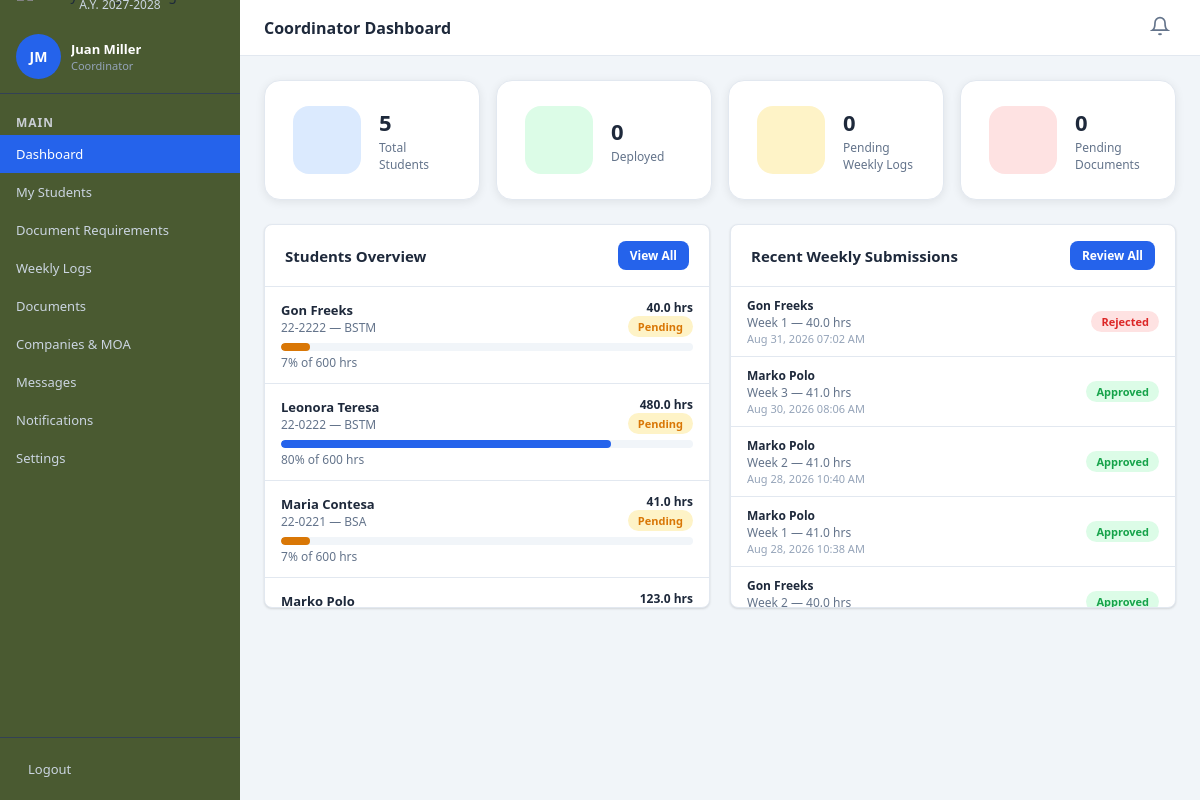
Page /coordinator_dashboard.php (signed in) on the committed database.
### tables this page shows
CREATE TABLE `students` (
  `id` int(11) NOT NULL,
  `user_id` int(11) NOT NULL,
  `student_number` varchar(20) NOT NULL,
  `course` varchar(100) DEFAULT '',
  `section` varchar(20) DEFAULT '',
  `company_name` varchar(150) DEFAULT '',
  `company_id` int(11) DEFAULT NULL,
  `supervisor_id` int(11) DEFAULT NULL,
  `coordinator_id` int(11) DEFAULT NULL,
  `required_hours` decimal(10,2) NOT NULL DEFAULT 600.00,
  `weekly_required_hours` decimal(10,2) NOT NULL DEFAULT 40.00,
  `deployment_date` date DEFAULT NULL,
  `pre_deployment_deadline` date DEFAULT NULL,
  `status` enum('pending','deployed','completed') DEFAULT 'pending'
);

CREATE TABLE `users` (
  `id` int(11) NOT NULL,
  `username` varchar(50) NOT NULL,
  `password` varchar(255) NOT NULL,
  `role` enum('admin','coordinator','student') NOT NULL,
  `full_name` varchar(100) NOT NULL,
  `email` varchar(100) DEFAULT '',
  `created_at` timestamp NOT NULL DEFAULT current_timestamp()
);

CREATE TABLE `weekly_logs` (
  `id` int(11) NOT NULL,
  `student_id` int(11) NOT NULL,
  `week_number` int(11) NOT NULL,
  `week_start` date NOT NULL,
  `week_end` date NOT NULL,
  `rendered_hours` decimal(5,2) DEFAULT 0.00,
  `dtr_photo` varchar(500) DEFAULT '',
  `status` enum('pending','approved','rejected') DEFAULT 'pending',
  `coordinator_remarks` text DEFAULT NULL,
  `submitted_at` timestamp NOT NULL DEFAULT current_timestamp(),
  `reviewed_at` timestamp NULL DEFAULT NULL,
  `reviewed_by` int(11) DEFAULT NULL,
  `signature_x` decimal(8,6) DEFAULT NULL,
  `signature_y` decimal(8,6) DEFAULT NULL,
  `signature_width` decimal(8,6) DEFAULT NULL,
  `signature_height` decimal(8,6) DEFAULT NULL,
  `signature_similarity` decimal(5,2) DEFAULT NULL,
  `signature_result` varchar(100) DEFAULT NULL,
  `signature_checked_at` datetime DEFAULT NULL
);

### config.php (called while the page is built, shortened)
<?php
function timeAgo($datetime)
{
    try { $timezone = new DateTimeZone('Asia/Manila'); $now = new DateTime('now', $timezone); $date = new DateTime( $datetime, $timezone );
        $seconds = $now->getTimestamp() - $date->getTimestamp();
        $minutes = floor(
            $seconds / 60
        );
        $hours = floor(
            $seconds / 3600
        );
        $days = floor(
            $seconds / 86400
        );
        return $date->format(
            'M d, Y h:i A'
        );
    } catch (Exception $e) {
        return '';
    }
}

### coordinator_dashboard.php (the view, shortened to what this page needs)
<?php
require_once 'config.php';
require_once 'sidebar.php';
$coor_id = (int)$_SESSION['user_id'];
$total_students = $conn->query("SELECT COUNT(*) as c FROM students WHERE coordinator_id=$coor_id")->fetch_assoc()['c'];
$deployed = $conn->query("SELECT COUNT(*) as c FROM students WHERE coordinator_id=$coor_id AND status='deployed'")->fetch_assoc()['c'];
$pending_logs = $conn->query("SELECT COUNT(*) as c FROM weekly_logs wl JOIN students s ON wl.student_id=s.id WHERE s.coordinator_id=$coor_id AND wl.status='pending'")->fetch_assoc()['c'];
$pending_docs = $conn->query("SELECT COUNT(*) as c FROM document_submissions ds JOIN students s ON ds.student_id=s.id WHERE s.coordinator_id=$coor_id AND ds.status='pending'")->fetch_assoc()['c'];
$students_q = $conn->query("
    SELECT s.*, u.full_name, u.email,
        COALESCE((SELECT SUM(wl.rendered_hours) FROM weekly_logs wl WHERE wl.student_id=s.id AND wl.status!='rejected'),0) as total_rendered,
        COALESCE((SELECT COUNT(*) FROM weekly_logs wl WHERE wl.student_id=s.id AND wl.status='pending'),0) as pending_logs_count
    FROM students s
    JOIN users u ON s.user_id = u.id
    WHERE s.coordinator_id=$coor_id
    ORDER BY u.full_name ASC
");
$student_list = [];
while ($row = $students_q->fetch_assoc()) $student_list[] = $row;
$recent_logs = $conn->query("
    SELECT wl.*, u.full_name, s.student_number
    FROM weekly_logs wl
    JOIN students s ON wl.student_id = s.id
    JOIN users u ON s.user_id = u.id
    WHERE s.coordinator_id=$coor_id
    ORDER BY wl.submitted_at DESC LIMIT 8
");
$log_list = [];
while ($row = $recent_logs->fetch_assoc()) $log_list[] = $row;
?>
<!DOCTYPE html>
<html lang="en">
<head>
<link rel="stylesheet" href="style.css">
</head>
<body>
<div class="wrapper">
<div class="main-content">
<div class="page-content">
<div class="stats-grid">
    <div class="stat-card">
        <div class="stat-icon blue"><?= svgIcon('users') ?></div>
        <div class="stat-info"><div class="value"><?= $total_students ?></div><div class="label">Total Students</div></div>
    </div>
    <div class="stat-card">
        <div class="stat-icon green"><?= svgIcon('check') ?></div>
        <div class="stat-info"><div class="value"><?= $deployed ?></div><div class="label">Deployed</div></div>
    </div>
    <div class="stat-card">
        <div class="stat-icon yellow"><?= svgIcon('clock') ?></div>
        <div class="stat-info"><div class="value"><?= $pending_logs ?></div><div class="label">Pending Weekly Logs</div></div>
    </div>
    <div class="stat-card">
        <div class="stat-icon red"><?= svgIcon('file') ?></div>
        <div class="stat-info"><div class="value"><?= $pending_docs ?></div><div class="label">Pending Documents</div></div>
    </div>
</div>
<div class="grid-2 mb-20">
    <div class="card">
        <div class="card-header">
            <h3>Students Overview</h3>
            <a href="coordinator_students.php" class="btn btn-sm btn-primary">View All</a>
        </div>
        <div class="card-body dashboard-scroll-card" style="padding:0;">
            <?php if (empty($student_list)): ?>
            <div class="empty-state"><?= svgIcon('users') ?><p>No students assigned.</p></div>
            <?php else: ?>
            <?php foreach (array_slice($student_list, 0, 6) as $s): ?>
            <?php $pct = min(100, $s['required_hours'] > 0 ? round(($s['total_rendered']/$s['required_hours'])*100) : 0); ?>
            <div style="padding:12px 16px;border-bottom:1px solid var(--border);">
                <div class="flex-between" style="margin-bottom:6px;">
                    <div>
                        <div class="font-bold" style="font-size:13px;"><?= htmlspecialchars($s['full_name']) ?></div>
                        <div class="text-sm text-muted"><?= htmlspecialchars($s['student_number']) ?> — <?= htmlspecialchars($s['course']) ?></div>
                    </div>
                    <div style="text-align:right;">
                        <div class="text-sm font-bold"><?= number_format($s['total_rendered'],1) ?> hrs</div>
                        <span class="badge badge-<?= $s['status'] ?>"><?= ucfirst($s['status']) ?></span>
                    </div>
                </div>
                <div class="progress-wrap">
                    <div class="progress-bar <?= $pct>=100?'green':($pct>=50?'':'yellow') ?>" style="width:<?= $pct ?>%"></div>
                </div>
                <div class="text-sm text-muted" style="margin-top:3px;"><?= $pct ?>% of <?= number_format($s['required_hours'],0) ?> hrs</div>
            </div>
            <?php endforeach; ?>
            <?php endif; ?>
        </div>
    </div>
    <div class="card">
        <div class="card-header">
            <h3>Recent Weekly Submissions</h3>
            <a href="weekly_logs.php" class="btn btn-sm btn-primary">Review All</a>
        </div>
        <div class="card-body dashboard-scroll-card" style="padding:0;">
            <?php if (empty($log_list)): ?>
            <div class="empty-state"><?= svgIcon('clock') ?><p>No log submissions yet.</p></div>
            <?php else: ?>
            <?php foreach ($log_list as $log): ?>
            <div style="padding:10px 16px;border-bottom:1px solid var(--border);display:flex;justify-content:space-between;align-items:center;">
                <div>
                    <div class="font-bold text-sm"><?= htmlspecialchars($log['full_name']) ?></div>
                    <div class="text-sm text-muted">Week <?= $log['week_number'] ?> — <?= number_format($log['rendered_hours'],1) ?> hrs</div>
                    <div style="font-size:11px;color:#94a3b8;"><?= timeAgo($log['submitted_at']) ?></div>
                </div>
                <span class="badge badge-<?= $log['status'] ?>"><?= ucfirst($log['status']) ?></span>
            </div>
            <?php endforeach; ?>
            <?php endif; ?>
        </div>
    </div>
</div>
</div>
</div>
</div>
</body>
</html>

### style.css (style rules this page uses)
*, *::before, *::after { box-sizing: border-box; margin: 0; padding: 0; }
:root { --primary: #2563eb; --primary-dark: #1d4ed8; --primary-light: #dbeafe; --secondary: #64748b; --success: #16a34a; --success-light: #dcfce7; --warning: #d97706; --warning-light: #fef3c7; --danger: #dc2626; --danger-light: #fee2e2; --info: #0891b2; --info-light: #cffafe; --bg: #f1f5f9; --sidebar-bg: #4A5A31; --sidebar-bg2: #4A5A31; --sidebar-text: #cbd5e1; --sidebar-hover: rgba(255,255,255,0.12); --sidebar-active: #3b82f6; --card-bg: #ffffff; --border: #e2e8f0; --text-main: #1e293b; --text-muted: #64748b; --shadow: 0 1px 3px rgba(0,0,0,.08), 0 1px 2px rgba(0,0,0,.06); --shadow-md: 0 4px 6px -1px rgba(0,0,0,.1), 0 2px 4px -1px rgba(0,0,0,.06); --radius: 8px; --sidebar-width: 240px; }
body { font-family: 'Segoe UI', sans-serif; background: var(--bg); color: var(--text-main); font-size: 14px; }
a { text-decoration: none; color: inherit; }
.btn { display: inline-flex; align-items: center; gap: 6px; padding: 10px 18px; border-radius: var(--radius); border: none; cursor: pointer; font-weight: 600; font-size: 13px; transition: all .2s; }
.btn-primary { background: var(--primary); color: #fff; }
.btn-sm { padding: 6px 12px; font-size: 12px; }
.wrapper { display: flex; min-height: 100vh; }
.main-content { margin-left: var(--sidebar-width); width: calc(100% - var(--sidebar-width)); min-height:100vh; display:flex; flex-direction:column; flex:1; }
.page-content { padding: 24px; flex: 1; }
.card { background: var(--card-bg); border-radius: var(--radius); border: 1px solid var(--border); box-shadow: var(--shadow); }
.card-header { padding: 16px 20px; border-bottom: 1px solid var(--border); display: flex; align-items: center; justify-content: space-between; }
.card-header h3 { font-size: 15px; font-weight: 700; }
.card-body { padding: 20px; }
.stats-grid { display: grid; grid-template-columns: repeat(auto-fit, minmax(180px, 1fr)); gap: 16px; margin-bottom: 24px; }
.stat-card { background: var(--card-bg); border-radius: var(--radius); border: 1px solid var(--border); padding: 18px; display: flex; align-items: center; gap: 14px; box-shadow: var(--shadow); }
.stat-icon { width: 44px; height: 44px; border-radius: 10px; display: flex; align-items: center; justify-content: center; flex-shrink: 0; }
.stat-icon.blue { background: var(--primary-light); color: var(--primary); }
.stat-icon.green { background: var(--success-light); color: var(--success); }
.stat-icon.yellow { background: var(--warning-light); color: var(--warning); }
.stat-icon.red { background: var(--danger-light); color: var(--danger); }
.stat-info .value { font-size: 22px; font-weight: 800; color: var(--text-main); }
.stat-info .label { font-size: 12px; color: var(--text-muted); margin-top: 2px; }
.progress-wrap { background: var(--bg); border-radius: 99px; height: 8px; overflow: hidden; }
.progress-bar { height: 100%; border-radius: 99px; background: var(--primary); transition: width .4s; }
.progress-bar.yellow { background: var(--warning); }
.badge { display: inline-flex; align-items: center; padding: 3px 10px; border-radius: 99px; font-size: 11px; font-weight: 700; }
.badge-pending { background: var(--warning-light); color: var(--warning); }
.badge-approved { background: var(--success-light); color: var(--success); }
.badge-rejected { background: var(--danger-light); color: var(--danger); }
.grid-2 { display: grid; grid-template-columns: 1fr 1fr; gap: 20px; }
.mb-20 { margin-bottom: 20px; }
.flex-between { display: flex; justify-content: space-between; align-items: center; }
.text-muted { color: var(--text-muted); }
.text-sm { font-size: 12px; }
.font-bold { font-weight: 700; }
.stat-card { display:flex; align-items:center; gap:18px; background:#fff; border-radius:16px; padding:28px; box-shadow:0 2px 10px rgba(0,0,0,.08); transition:.25s ease; height:120px; cursor:pointer; }
.stat-icon { width:68px; height:68px; border-radius:16px; display:flex; align-items:center; justify-content:center; flex-shrink:0; }
.dashboard-scroll-card { max-height: 320px; overflow-y: auto; overflow-x: hidden; }

### rows in the picture
students: user.full_name "Gon Freeks", student_number "22-2222", course "BSTM", total_rendered "40.0", status "Pending", pct "7", required_hours "600"
students: user.full_name "Leonora Teresa", student_number "22-0222", course "BSTM", total_rendered "480.0", status "Pending", pct "80", required_hours "600"
students: user.full_name "Maria Contesa", student_number "22-0221", course "BSA", total_rendered "41.0", status "Pending", pct "7", required_hours "600"
students: user.full_name "Marko Polo", total_rendered "123.0"
weekly_logs: users.full_name "Gon Freeks", week_number "1", rendered_hours "40.0", submitted_at "Aug 31, 2026 07:02 AM", status "Rejected"
weekly_logs: users.full_name "Marko Polo", week_number "3", rendered_hours "41.0", submitted_at "Aug 30, 2026 08:06 AM", status "Approved"
weekly_logs: users.full_name "Marko Polo", week_number "2", rendered_hours "41.0", submitted_at "Aug 28, 2026 10:40 AM", status "Approved"
weekly_logs: users.full_name "Marko Polo", week_number "1", rendered_hours "41.0", submitted_at "Aug 28, 2026 10:38 AM", status "Approved"
weekly_logs: users.full_name "Gon Freeks", week_number "2", rendered_hours "40.0", status "Approved"

### other values in the picture
$initials "JM"
$name "Juan Miller"
$role "Coordinator"
$title "Coordinator Dashboard"
$total_students "5"
$deployed "0"
$pending_logs "0"
$pending_docs "0"
